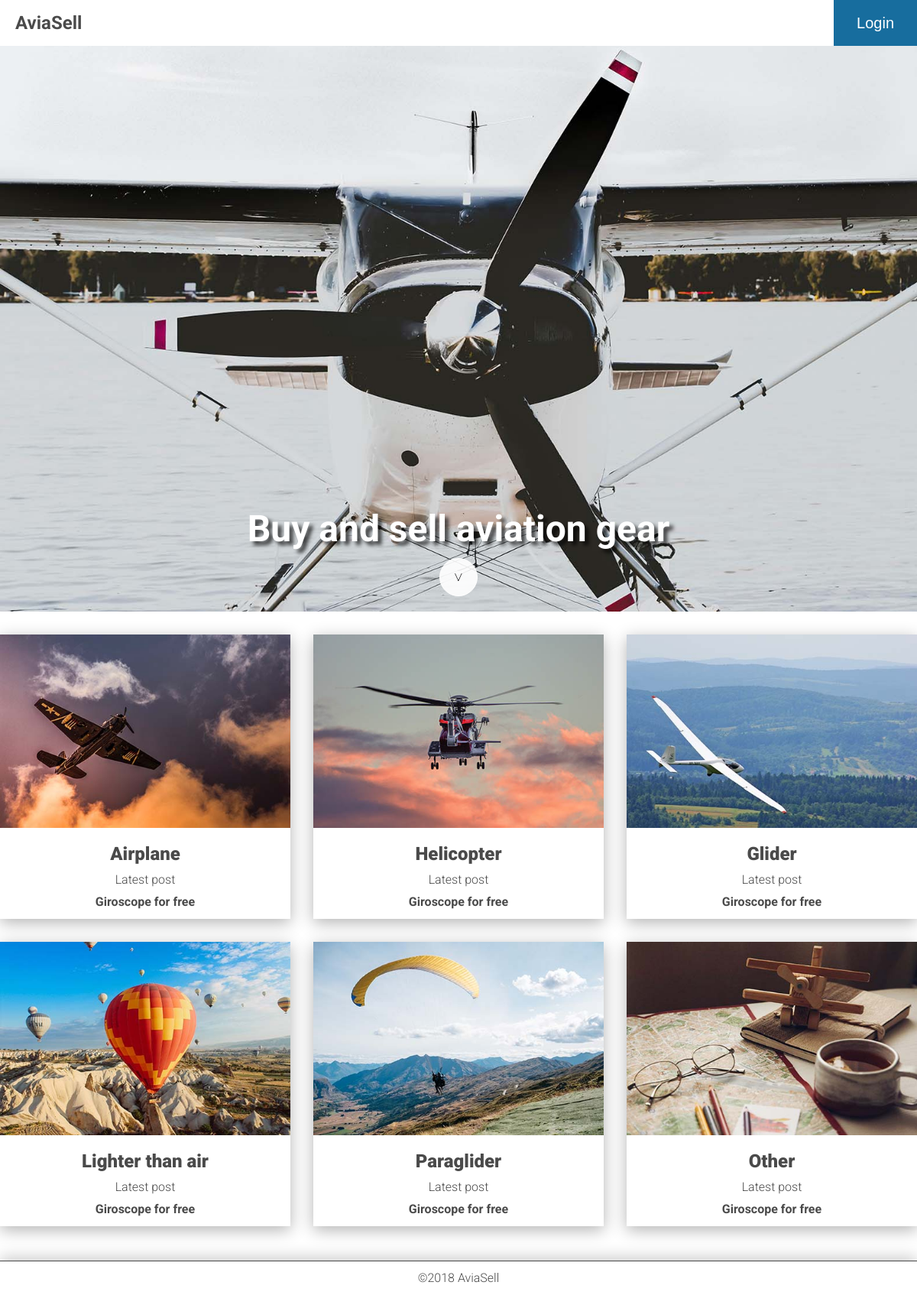
The page / on the database its author committed.
### app/database_setup.py (models this page shows, shortened)
class Category(Base):
    __tablename__ = 'category'
    id = Column(Integer, primary_key=True)
    name = Column(String(250), nullable=False)
    picture = Column(String(250))
    description = Column(String(250))
    slug = Column(String(30), unique=True)

### app/views/index.py (the view)
@webapp.route('/')
def mainIndex():
    return render_template('index.html', categories=CategoryModel.getAll())

### app/models/category.py (called while the page is built)
    def getAll():
        result = session.query(Category).all()
        return result

### app/templates/index.html (shortened to what this page needs)
{% extends "base.html" %}
{% block content %}
  <div id="banner">
    <div class="bannerText">
      <h1 class="slogan" tabindex="0">
          Buy and sell aviation gear
        </h1>
      <a href="#catList">
        <div class="arrow">
          &gt;
        </div>
      </a>
    </div>
  </div>
  <div class="container">
    <ul id="catList" class="categoryList">
      {% for category in categories %}
      <li class="categoryItem shadow">
        <a href="{{ url_for('getCategory', category_slug = category.slug) }}">
          <img
            src="{{ url_for('static', filename='images/' + category.picture) }}"
            alt="{{ category.description }}">
        </a>
        <h2 class="categoryTitle">
          <a href="{{ url_for('getCategory', category_slug = category.slug) }}">
            {{ category.name }}
          </a>
        </h2>
        <h3 class="categorySub">
          Latest post
        </h3>
        <h4 class="latestItem">
          <a href="item.html">
            Giroscope for free
          </a>
        </h4>
      </li>
      {% endfor %}
    </ul>
  </div>
{% endblock %}

### app/static/css/main.css (style rules this page uses)
body,html { margin:0;padding:0;width:100%;height:100% }
embed,img,object,video { margin:0;padding:0;max-width:100% }
body { font-family:Roboto,sans-serif;font-size:16px;line-height:24px;display:-ms-grid;display:grid;-ms-grid-rows:60px auto 60px;grid-template-rows:60px auto 60px;color:#4a4a4a }
li,ul { list-style:none;padding:0;margin:0 }
a { text-decoration:none;color:#4a4a4a }
.shadow { box-shadow:0 5px 20px 0 rgba(0,0,0,.3) }
#banner { height:calc(100vh - 60px);background-image:url(../images/mainbanner1500x1000px.jpg);background-color:#4a4a4a;background-position:50%;background-repeat:no-repeat;background-size:cover;width:100%;margin:auto;-ms-flex-align:end;align-items:flex-end }
#banner,#banner .bannerText { display:-ms-flexbox;display:flex;-ms-flex-wrap:wrap;flex-wrap:wrap;-ms-flex-pack:center;justify-content:center }
#banner .bannerText .slogan { width:100%;color:#fff;font-weight:700;font-size:48px;line-height:56px;text-align:center;position:relative;padding:10px 20px;margin:0;text-shadow:5px 5px 5px rgba(0,0,0,.7) }
#banner .bannerText .arrow { display:-ms-grid;display:grid;-ms-flex-pack:center;justify-content:center;-ms-flex-align:center;align-items:center;width:48px;height:48px;border:1px solid #fff;border-radius:50%;background-color:hsla(0,0%,100%,.9);transform:rotate(90deg);margin:0 0 20px;font-size:24px;font-weight:100;color:#000 }
.categoryList { margin:30px 0;grid-gap:30px }
.categoryList,.categoryList .categoryItem { display:-ms-grid;display:grid }
.categoryList .categoryItem .categoryTitle { font-size:24px;font-weight:900;color:#4a4a4a;text-align:center;padding:15px 0 10px;margin:0 }
.categoryList .categoryItem .categorySub { font-size:16px;font-weight:300;color:#4a4a4a;text-align:center;padding:0 0 5px;margin:0 }
.categoryList .categoryItem .latestItem { font-size:16px;font-weight:700;color:#4a4a4a;text-align:center;padding:0 0 10px;margin:0 }
.container,main { max-width:100% }
.container { margin:20px }
@media screen and (min-width:500px) { .categoryList { -ms-grid-columns:1fr 1fr;grid-template-columns:1fr 1fr } }
@media screen and (min-width:800px) { .categoryList { -ms-grid-columns:1fr 1fr 1fr;grid-template-columns:1fr 1fr 1fr } }
@media screen and (min-width:1200px) { .container { width:1200px;margin:0 auto } }

### rows shown on the page
Category: picture (picture), name "Airplane"
Category: picture (picture), name "Helicopter"
Category: picture (picture), name "Glider"
Category: picture (picture), name "Lighter than air"
Category: picture (picture), name "Paraglider"
Category: picture (picture), name "Other"
